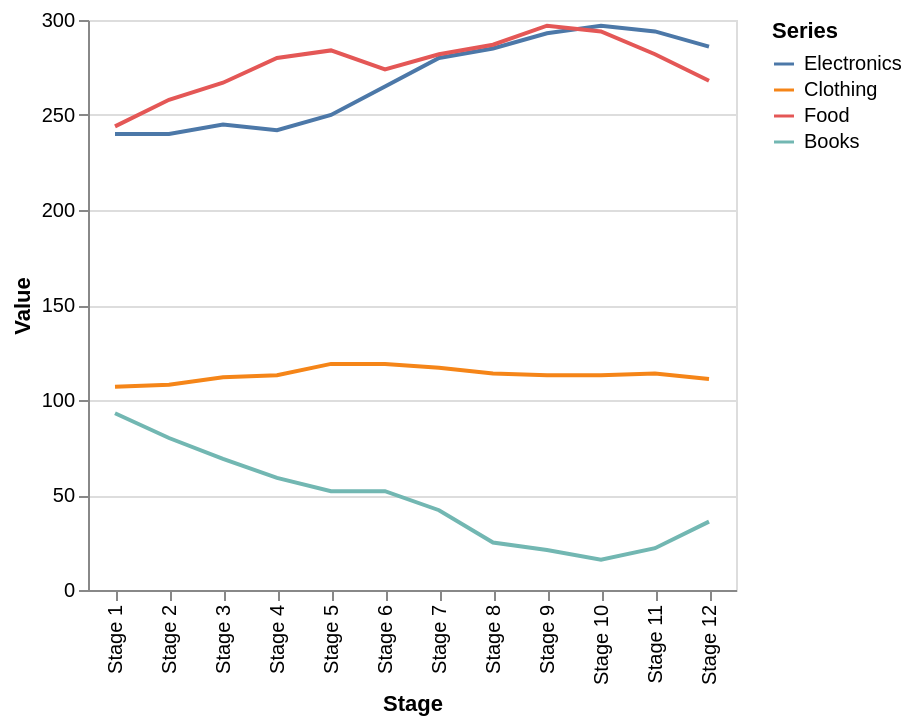

This figure's Vega-Lite source:
### Vega-Lite specification from a JSON file in a GitHub repository (floating-point values rounded to 4 significant figures)
{"mark": "line", "encoding": {"x": {"field": "Stage", "type": "nominal", "sort": null}, "y": {"field": "Value", "type": "quantitative", "scale": {"zero": true}, "axis": {"format": ",.12~g"}}, "color": {"field": "Series", "type": "nominal", "sort": null, "scale": {"scheme": "tableau10"}}}, "config": {"view": {"continuousWidth": 400, "continuousHeight": 285}, "axisX": {"labelLimit": 100, "labelFontSize": 10}, "axisY": {"labelFontSize": 10}, "facet": {"spacing": 29}, "mark": {"tooltip": true}}, "width": {"step": 27}, "data": {"values": [{"Stage": "Stage 1", "Value": 240, "Series": "Electronics"}, {"Stage": "Stage 2", "Value": 240, "Series": "Electronics"}, {"Stage": "Stage 3", "Value": 245, "Series": "Electronics"}, {"Stage": "Stage 4", "Value": 242, "Series": "Electronics"}, {"Stage": "Stage 5", "Value": 250, "Series": "Electronics"}, {"Stage": "Stage 6", "Value": 265, "Series": "Electronics"}, {"Stage": "Stage 7", "Value": 280, "Series": "Electronics"}, {"Stage": "Stage 8", "Value": 285, "Series": "Electronics"}, {"Stage": "Stage 9", "Value": 293, "Series": "Electronics"}, {"Stage": "Stage 10", "Value": 297, "Series": "Electronics"}, {"Stage": "Stage 11", "Value": 294, "Series": "Electronics"}, {"Stage": "Stage 12", "Value": 286, "Series": "Electronics"}, {"Stage": "Stage 1", "Value": 107, "Series": "Clothing"}, {"Stage": "Stage 2", "Value": 108, "Series": "Clothing"}, {"Stage": "Stage 3", "Value": 112, "Series": "Clothing"}, {"Stage": "Stage 4", "Value": 113, "Series": "Clothing"}, {"Stage": "Stage 5", "Value": 119, "Series": "Clothing"}, {"Stage": "Stage 6", "Value": 119, "Series": "Clothing"}, {"Stage": "Stage 7", "Value": 117, "Series": "Clothing"}, {"Stage": "Stage 8", "Value": 114, "Series": "Clothing"}, {"Stage": "Stage 9", "Value": 113, "Series": "Clothing"}, {"Stage": "Stage 10", "Value": 113, "Series": "Clothing"}, {"Stage": "Stage 11", "Value": 114, "Series": "Clothing"}, {"Stage": "Stage 12", "Value": 111, "Series": "Clothing"}, {"Stage": "Stage 1", "Value": 244, "Series": "Food"}, {"Stage": "Stage 2", "Value": 258, "Series": "Food"}, {"Stage": "Stage 3", "Value": 267, "Series": "Food"}, {"Stage": "Stage 4", "Value": 280, "Series": "Food"}, {"Stage": "Stage 5", "Value": 284, "Series": "Food"}, {"Stage": "Stage 6", "Value": 274, "Series": "Food"}, {"Stage": "Stage 7", "Value": 282, "Series": "Food"}, {"Stage": "Stage 8", "Value": 287, "Series": "Food"}, {"Stage": "Stage 9", "Value": 297, "Series": "Food"}, {"Stage": "Stage 10", "Value": 294, "Series": "Food"}, {"Stage": "Stage 11", "Value": 282, "Series": "Food"}, {"Stage": "Stage 12", "Value": 268, "Series": "Food"}, {"Stage": "Stage 1", "Value": 93, "Series": "Books"}, {"Stage": "Stage 2", "Value": 80, "Series": "Books"}, {"Stage": "Stage 3", "Value": 69, "Series": "Books"}, {"Stage": "Stage 4", "Value": 59, "Series": "Books"}, {"Stage": "Stage 5", "Value": 52, "Series": "Books"}, {"Stage": "Stage 6", "Value": 52, "Series": "Books"}, {"Stage": "Stage 7", "Value": 42, "Series": "Books"}, {"Stage": "Stage 8", "Value": 25, "Series": "Books"}, {"Stage": "Stage 9", "Value": 21, "Series": "Books"}, {"Stage": "Stage 10", "Value": 16, "Series": "Books"}, {"Stage": "Stage 11", "Value": 22, "Series": "Books"}, {"Stage": "Stage 12", "Value": 36, "Series": "Books"}]}, "$schema": "https://vega.github.io/schema/vega-lite/v5.json", "background": "white"}
